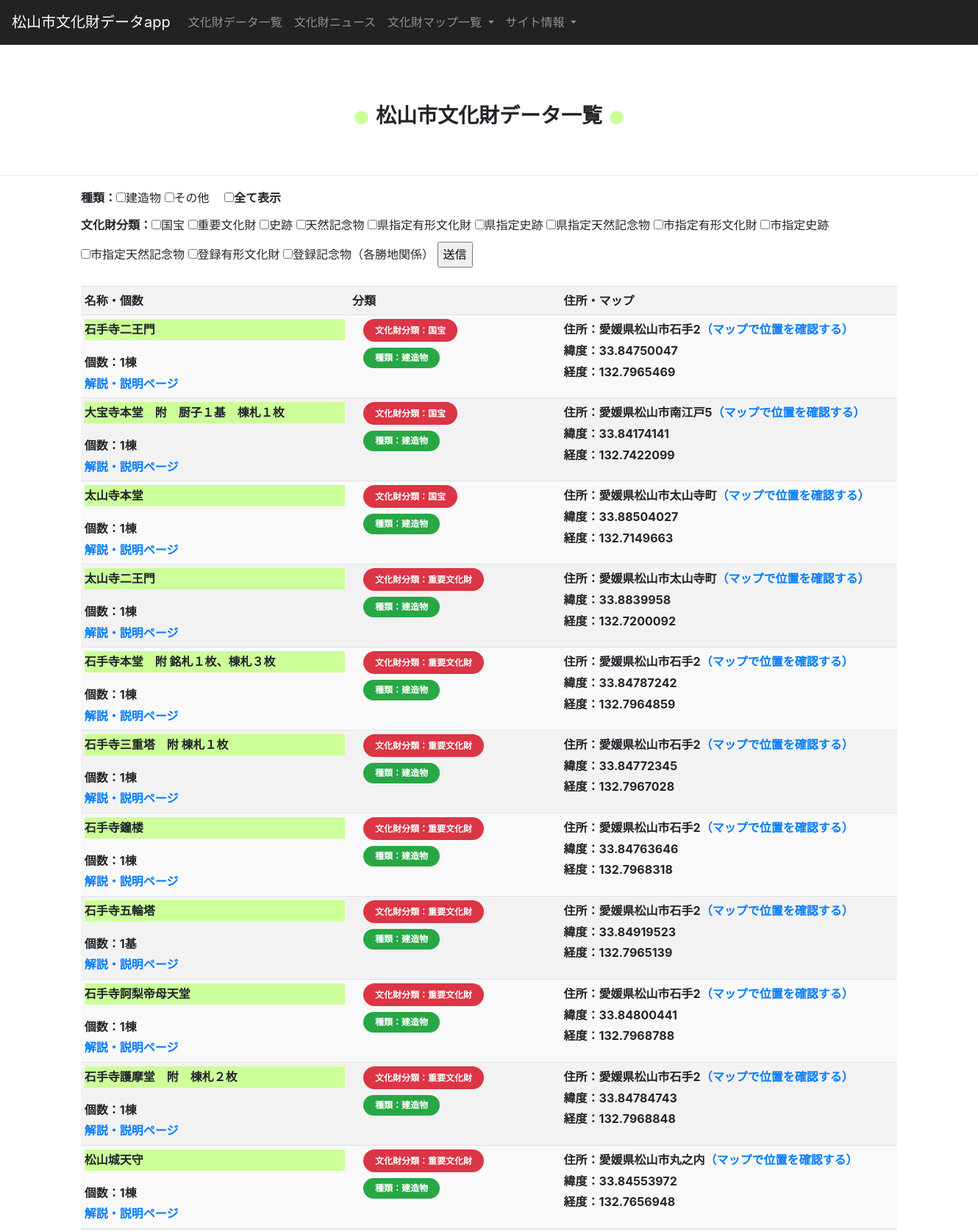
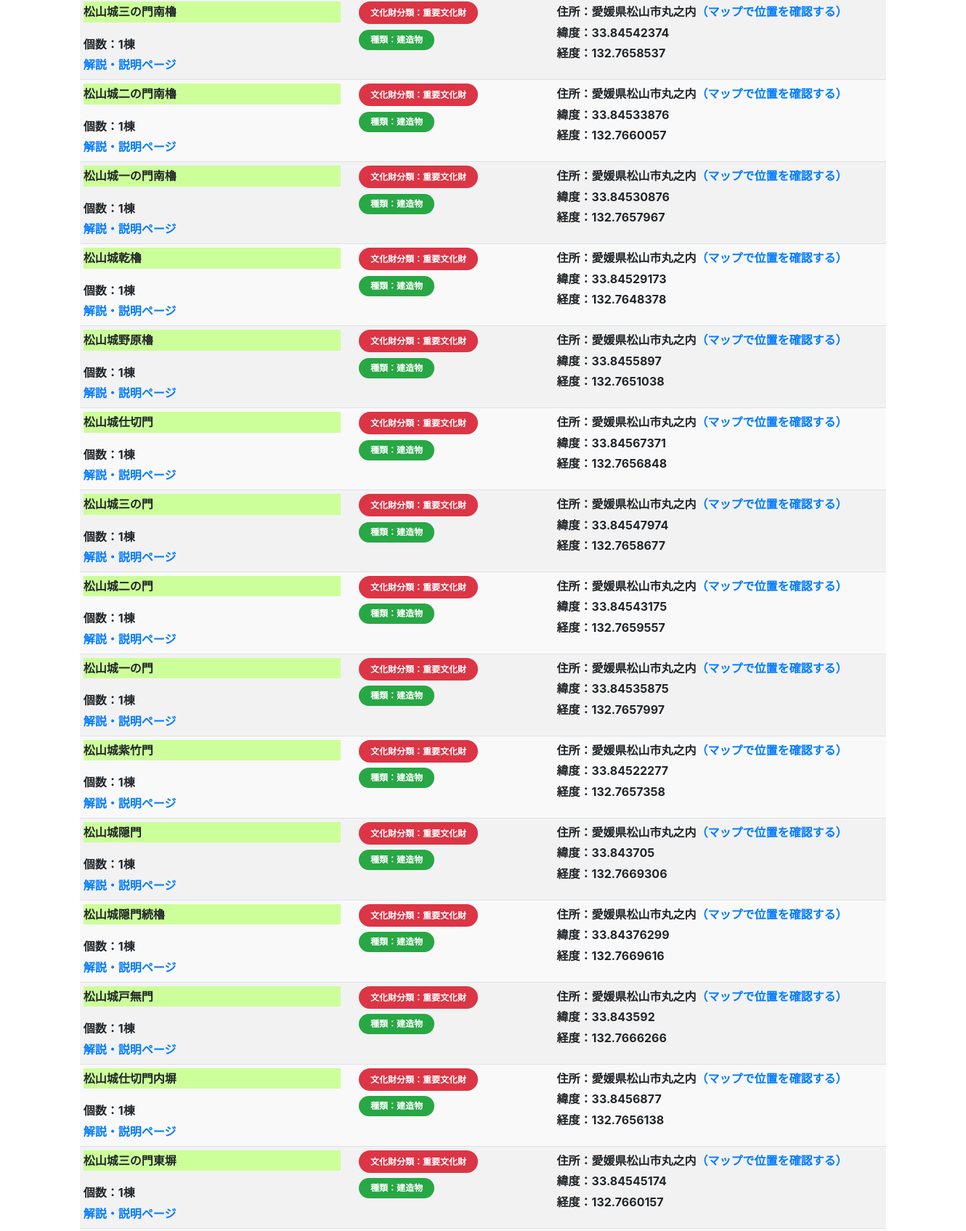
Page /list/ (upper part) on the committed database (2 pictures, top to bottom).
### app/models.py (models this page shows)
class Bunka(models.Model):
    名称 = models.CharField(max_length=20,verbose_name="名称")
    緯度 = models.CharField(max_length=20,verbose_name="緯度")
    経度 = models.CharField(max_length=20,verbose_name="経度")
    文化財分類 = models.CharField(max_length=20,verbose_name="文化財分類")
    種類 = models.CharField(max_length=20,verbose_name="種類")
    数 = models.CharField(max_length=20,verbose_name="数")
    単位 = models.CharField(max_length=20,verbose_name="単位")
    愛媛県松山市住所 = models.CharField(max_length=20,verbose_name="愛媛県松山市住所")
    URL = models.CharField(max_length=20,verbose_name="URL")

### app/views.py (the view)
# urls.py: path('list/', views.ListView.lists, name='lists'),
    def lists(request):
        check = request.POST.getlist("office")
        subete = request.POST.get("subete")
        bunnrui = request.POST.getlist("bunnrui")
        if len(bunnrui) == 0 and len(check) == 0 or subete == '全て':
            bunka_list = Bunka.objects.all()
        elif len(check) == 0 and len(bunnrui) != 0:
            bunka_list = Bunka.objects.filter(文化財分類__in=bunnrui)
            print('------------------')
            print(bunnrui)
        elif len(check) != 0 and len(bunnrui) == 0:
            bunka_list = Bunka.objects.filter(種類__in=check)
            print('------------------')
            print(check)
        else:
            bunka_list = Bunka.objects.filter(種類__in=check,文化財分類__in=bunnrui)
        return render(request, 'app/list.html', {'bunka_list': bunka_list})

### app/templates/app/List.html (shortened to what this page needs)
{% load static %}
<!doctype html>
<html lang="ja">
<head>
    <link rel="stylesheet" href="https://stackpath.bootstrapcdn.com/bootstrap/4.1.3/css/bootstrap.min.css">
    <link rel="stylesheet" href="https://use.fontawesome.com/releases/v5.5.0/css/all.css">
    <link rel="stylesheet" href="{% static 'css/style.css' %}">
    <link rel="stylesheet" href="{% static 'css/queries.css' %}">
</head>
<body>
<nav class="navbar fixed-top navbar-expand-lg navbar navbar-dark " style="background-color: #222222;">
  <a class="navbar-brand" href="{% url 'index' %}">松山市文化財データapp</a>
  <div class="collapse navbar-collapse" id="navbarSupportedContent">
    <ul class="navbar-nav mr-auto">
         <li class="nav-item ">
        <a class="nav-link " href="{% url 'lists' %}" >
          文化財データ一覧
        </a>
      </li><li class="nav-item ">
        <a class="nav-link " href="{% url 'NewsView' %}" >
          文化財ニュース
        </a>
      </li>
         <li class="nav-item dropdown">
        <a class="nav-link dropdown-toggle" href="#" id="navbarDropdown" role="button" data-toggle="dropdown" aria-haspopup="true" aria-expanded="false">
          文化財マップ一覧
        </a>
      </li>
         <li class="nav-item dropdown">
        <a class="nav-link dropdown-toggle" href="#" id="navbarDropdown" role="button" data-toggle="dropdown" aria-haspopup="true" aria-expanded="false">
          サイト情報
        </a>
      </li>
    </ul>
  </div>
</nav>
<main>
    <section class="position-relative pt-5" id="sec3">
    </section>
    <section class="position-relative pt-5" id="sec5">
        <div class="bg-white half half-lightblue"></div>
         <div class="text-center position-relative">
            <br>
            <h2 class="h3 dot font-weight-bold pt-3 pb-5 px-0 mb-0">松山市文化財データ一覧</h2>
            <hr>
        </div>
        <div class="mb-0 mod-light-blue">
            <div class="container">
            <form class="" action="{% url 'lists' %}" method="post" enctype="multipart/form-data">
<label><strong>種類：</strong><input type="checkbox" name="office" value="建造物">建造物</label>
<label><input type="checkbox" name="office" value="その他">その他　</label>
<label><input type="checkbox" name="subete" value="全て"><strong>全て表示</strong></label>
<br><label><strong>文化財分類：</strong><input type="checkbox" name="bunnrui" value="国宝">国宝</label>
<label><input type="checkbox" name="bunnrui" value="重要文化財">重要文化財</label>
<label><input type="checkbox" name="bunnrui" value="史跡">史跡</label>
<label><input type="checkbox" name="bunnrui" value="天然記念物">天然記念物</label>
<label><input type="checkbox" name="bunnrui" value="県指定有形文化財">県指定有形文化財</label>
<label><input type="checkbox" name="bunnrui" value="県指定史跡">県指定史跡</label>
<label><input type="checkbox" name="bunnrui" value="県指定天然記念物">県指定天然記念物</label>
<label><input type="checkbox" name="bunnrui" value="市指定有形文化財">市指定有形文化財</label>
<label><input type="checkbox" name="bunnrui" value="市指定史跡">市指定史跡</label>
<label><input type="checkbox" name="bunnrui" value="市指定天然記念物">市指定天然記念物</label>
<label><input type="checkbox" name="bunnrui" value="登録有形文化財">登録有形文化財</label>
<label><input type="checkbox" name="bunnrui" value="登録記念物（各勝地関係）">登録記念物（各勝地関係）</label>
<input type="submit" name="button" value="送信">
</form>
<table class="table table-sm table-striped">
<tr>
        <th  scope="col">名称・個数</th>
        <th  scope="col">分類</th>
        <th  scope="col">住所・マップ</th>
    </tr>
{% for bunka in bunka_list %}
      <tr>
          <td ><strong><p style="background-color:#CCFF99">{{ bunka.名称 }}</p>個数：{{ bunka.数 }}{{ bunka.単位 }}<br><a href="{{ bunka.URL }}">解説・説明ページ</a></strong></td>
          <td><p class="col-4 col-sm-3 col-md-2 h6 text-center"><span class="badge badge-pill badge-danger px-3 py-2" style="display:inline">文化財分類：{{ bunka.文化財分類 }}</span><p class="col-4 col-sm-3 col-md-2 h6 text-center"><span class="badge badge-pill badge-success px-3 py-2">種類：{{ bunka.種類 }}</span></p></td>
          <td ><strong>住所：{{ bunka.愛媛県松山市住所}}<a href="{% url 'detail' pk=bunka.pk %}">（マップで位置を確認する）</a><br>緯度：{{ bunka.緯度 }}<br>経度：{{ bunka.経度 }}</strong></td>
      </tr>
    {% endfor %}
</table>
            </div>
        </div>
    </section>
</main>
</body>
</html>

### app/static/css/style.css (style rules this page uses)
html { overflow-x: hidden; }
body, p { line-height: 1.8rem !important; }
.half-lightblue:after { background: #CCFF99; }
.half { width: 120%; height: 150px; border-top-left-radius: 50% 120px; border-top-right-radius: 50% 120px; position: absolute; top: 0; left: -10%; }
.half:after { content: ' '; position: absolute; left: 0; right: 0; top: 0; bottom: 0; z-index: -1; }
.dot { padding-left: 1.5rem !important; padding-right: 1.5rem !important; }
.dot:before, .dot:after { font-family: "Font Awesome 5 Free"; content: "\f111"; font-size: 1.2rem; color: #CCFF99; padding: 0 10px; vertical-align: middle; }
table tr:nth-child(even) { background-color: #F9F9F9; }
table tr:nth-child(odd) { background-color: #E4E9EF; }

### app/templates/app/List.html (style rules this page uses)
table { margin: 20px auto; }

### rows in the picture
Bunka: 名称 "石手寺二王門", 数 "1", 単位 "棟", 文化財分類 "国宝", 種類 "建造物", 愛媛県松山市住所 "愛媛県松山市石手2", 緯度 "33.84750047", 経度 "132.7965469"
Bunka: 名称 "大宝寺本堂 附 厨子１基 棟札１枚", 数 "1", 単位 "棟", 文化財分類 "国宝", 種類 "建造物", 愛媛県松山市住所 "愛媛県松山市南江戸5", 緯度 "33.84174141", 経度 "132.7422099"
Bunka: 名称 "太山寺本堂", 数 "1", 単位 "棟", 文化財分類 "国宝", 種類 "建造物", 愛媛県松山市住所 "愛媛県松山市太山寺町", 緯度 "33.88504027", 経度 "132.7149663"
Bunka: 名称 "太山寺二王門", 数 "1", 単位 "棟", 文化財分類 "重要文化財", 種類 "建造物", 愛媛県松山市住所 "愛媛県松山市太山寺町", 緯度 "33.8839958", 経度 "132.7200092"
Bunka: 名称 "石手寺本堂 附 銘札１枚、棟札３枚", 数 "1", 単位 "棟", 文化財分類 "重要文化財", 種類 "建造物", 愛媛県松山市住所 "愛媛県松山市石手2", 緯度 "33.84787242", 経度 "132.7964859"
Bunka: 名称 "石手寺三重塔 附 棟札１枚", 数 "1", 単位 "棟", 文化財分類 "重要文化財", 種類 "建造物", 愛媛県松山市住所 "愛媛県松山市石手2", 緯度 "33.84772345", 経度 "132.7967028"
Bunka: 名称 "石手寺鐘楼", 数 "1", 単位 "棟", 文化財分類 "重要文化財", 種類 "建造物", 愛媛県松山市住所 "愛媛県松山市石手2", 緯度 "33.84763646", 経度 "132.7968318"
Bunka: 名称 "石手寺五輪塔", 数 "1", 単位 "基", 文化財分類 "重要文化財", 種類 "建造物", 愛媛県松山市住所 "愛媛県松山市石手2", 緯度 "33.84919523", 経度 "132.7965139"
Bunka: 名称 "石手寺訶梨帝母天堂", 数 "1", 単位 "棟", 文化財分類 "重要文化財", 種類 "建造物", 愛媛県松山市住所 "愛媛県松山市石手2", 緯度 "33.84800441", 経度 "132.7968788"
Bunka: 名称 "石手寺護摩堂 附 棟札２枚", 数 "1", 単位 "棟", 文化財分類 "重要文化財", 種類 "建造物", 愛媛県松山市住所 "愛媛県松山市石手2", 緯度 "33.84784743", 経度 "132.7968848"
Bunka: 名称 "松山城天守", 数 "1", 単位 "棟", 文化財分類 "重要文化財", 種類 "建造物", 愛媛県松山市住所 "愛媛県松山市丸之内", 緯度 "33.84553972", 経度 "132.7656948"
Bunka: 名称 "松山城三の門南櫓", 数 "1", 単位 "棟", 文化財分類 "重要文化財", 種類 "建造物", 愛媛県松山市住所 "愛媛県松山市丸之内", 緯度 "33.84542374", 経度 "132.7658537"
Bunka: 名称 "松山城二の門南櫓", 数 "1", 単位 "棟", 文化財分類 "重要文化財", 種類 "建造物", 愛媛県松山市住所 "愛媛県松山市丸之内", 緯度 "33.84533876", 経度 "132.7660057"
Bunka: 名称 "松山城一の門南櫓", 数 "1", 単位 "棟", 文化財分類 "重要文化財", 種類 "建造物", 愛媛県松山市住所 "愛媛県松山市丸之内", 緯度 "33.84530876", 経度 "132.7657967"
Bunka: 名称 "松山城乾櫓", 数 "1", 単位 "棟", 文化財分類 "重要文化財", 種類 "建造物", 愛媛県松山市住所 "愛媛県松山市丸之内", 緯度 "33.84529173", 経度 "132.7648378"
Bunka: 名称 "松山城野原櫓", 数 "1", 単位 "棟", 文化財分類 "重要文化財", 種類 "建造物", 愛媛県松山市住所 "愛媛県松山市丸之内", 緯度 "33.8455897", 経度 "132.7651038"
Bunka: 名称 "松山城仕切門", 数 "1", 単位 "棟", 文化財分類 "重要文化財", 種類 "建造物", 愛媛県松山市住所 "愛媛県松山市丸之内", 緯度 "33.84567371", 経度 "132.7656848"
Bunka: 名称 "松山城三の門", 数 "1", 単位 "棟", 文化財分類 "重要文化財", 種類 "建造物", 愛媛県松山市住所 "愛媛県松山市丸之内", 緯度 "33.84547974", 経度 "132.7658677"
Bunka: 名称 "松山城二の門", 数 "1", 単位 "棟", 文化財分類 "重要文化財", 種類 "建造物", 愛媛県松山市住所 "愛媛県松山市丸之内", 緯度 "33.84543175", 経度 "132.7659557"
Bunka: 名称 "松山城一の門", 数 "1", 単位 "棟", 文化財分類 "重要文化財", 種類 "建造物", 愛媛県松山市住所 "愛媛県松山市丸之内", 緯度 "33.84535875", 経度 "132.7657997"
Bunka: 名称 "松山城紫竹門", 数 "1", 単位 "棟", 文化財分類 "重要文化財", 種類 "建造物", 愛媛県松山市住所 "愛媛県松山市丸之内", 緯度 "33.84522277", 経度 "132.7657358"
Bunka: 名称 "松山城隠門", 数 "1", 単位 "棟", 文化財分類 "重要文化財", 種類 "建造物", 愛媛県松山市住所 "愛媛県松山市丸之内", 緯度 "33.843705", 経度 "132.7669306"
Bunka: 名称 "松山城隠門続櫓", 数 "1", 単位 "棟", 文化財分類 "重要文化財", 種類 "建造物", 愛媛県松山市住所 "愛媛県松山市丸之内", 緯度 "33.84376299", 経度 "132.7669616"
Bunka: 名称 "松山城戸無門", 数 "1", 単位 "棟", 文化財分類 "重要文化財", 種類 "建造物", 愛媛県松山市住所 "愛媛県松山市丸之内", 緯度 "33.843592", 経度 "132.7666266"
Bunka: 名称 "松山城仕切門内塀", 数 "1", 単位 "棟", 文化財分類 "重要文化財", 種類 "建造物", 愛媛県松山市住所 "愛媛県松山市丸之内", 緯度 "33.8456877", 経度 "132.7656138"
Bunka: 名称 "松山城三の門東塀", 数 "1", 単位 "棟", 文化財分類 "重要文化財", 種類 "建造物", 愛媛県松山市住所 "愛媛県松山市丸之内", 緯度 "33.84545174", 経度 "132.7660157"
